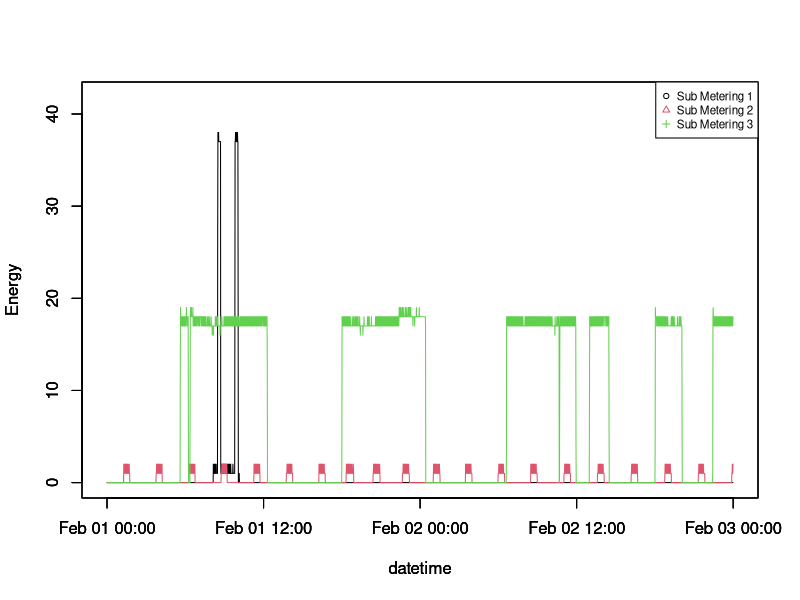

This figure's R source:
data = read.csv("mod_data.csv")

datetime = strptime(paste(data[,1], data[,2]), "%Y-%m-%d %H:%M:%S")

graphics.off()

ymin = 0
ymax = 1.1*max(data[,7:9])
ylim = c(ymin, ymax)

series = c("Sub Metering 1", "Sub Metering 2", "Sub Metering 3")

plot(datetime, data[,7], 'l', ylab = "Energy", ylim = ylim, col = 1)
par(new = T)
plot(datetime, data[,8], 'l', ylab = "Energy", ylim = ylim, col = 2)
par(new = T)
plot(datetime, data[,9], 'l', ylab = "Energy", ylim = ylim, col = 3)

legend("topright", series, col = 1:3, pch = 1:3, cex = .7)
